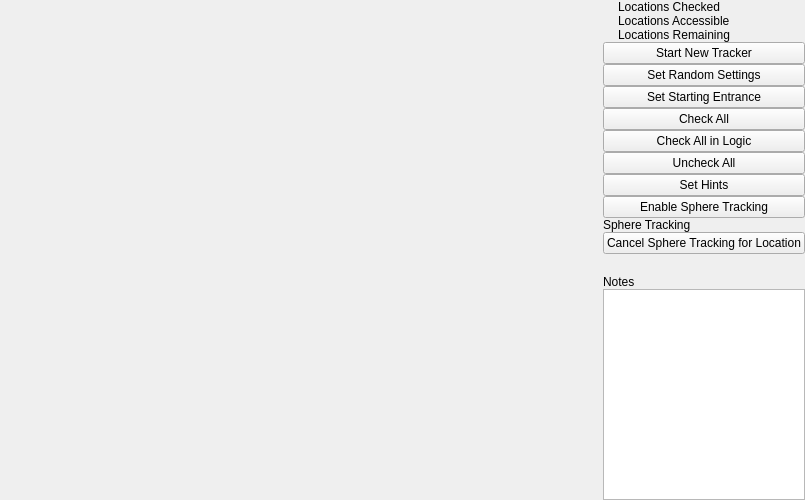
      <widget class="QWidget" name="tracker_tab">
       <property name="styleSheet">
        <string notr="true">background: black;

QPushButton {
  background: gray;
}</string>
       </property>
       <attribute name="title">
        <string>Tracker</string>
       </attribute>
       <layout class="QGridLayout" name="gridLayout" columnstretch="2,1,1">
        <property name="leftMargin">
         <number>0</number>
        </property>
        <property name="topMargin">
         <number>0</number>
        </property>
        <property name="rightMargin">
         <number>0</number>
        </property>
        <property name="bottomMargin">
         <number>0</number>
        </property>
        <property name="horizontalSpacing">
         <number>3</number>
        </property>
        <property name="verticalSpacing">
         <number>0</number>
        </property>
        <item row="0" column="0">
         <layout class="QVBoxLayout" name="inventory_layout" stretch="1,3,3">
          <item>
           <layout class="QHBoxLayout" name="dungeon_inventory_layout" stretch="0,0,0,0,0,0,0">
            <property name="spacing">
             <number>2</number>
            </property>
            <item>
             <layout class="QVBoxLayout" name="dungeon_sv_layout">
              <property name="spacing">
               <number>1</number>
              </property>
              <property name="sizeConstraint">
               <enum>QLayout::SizeConstraint::SetDefaultConstraint</enum>
              </property>
              <item>
               <layout class="QHBoxLayout" name="dungeon_sv_keys_layout">
                <property name="spacing">
                 <number>1</number>
                </property>
                <property name="sizeConstraint">
                 <enum>QLayout::SizeConstraint::SetDefaultConstraint</enum>
                </property>
               </layout>
              </item>
             </layout>
            </item>
            <item>
             <layout class="QVBoxLayout" name="dungeon_et_layout">
              <property name="spacing">
               <number>1</number>
              </property>
              <property name="sizeConstraint">
               <enum>QLayout::SizeConstraint::SetDefaultConstraint</enum>
              </property>
              <item>
               <layout class="QHBoxLayout" name="dungeon_et_keys_layout">
                <property name="spacing">
                 <number>1</number>
                </property>
               </layout>
              </item>
             </layout>
            </item>
            <item>
             <layout class="QVBoxLayout" name="dungeon_lmf_layout">
              <property name="spacing">
               <number>1</number>
              </property>
              <property name="sizeConstraint">
               <enum>QLayout::SizeConstraint::SetDefaultConstraint</enum>
              </property>
              <item>
               <layout class="QHBoxLayout" name="dungeon_lmf_keys_layout">
                <property name="spacing">
                 <number>1</number>
                </property>
               </layout>
              </item>
             </layout>
            </item>
            <item>
             <layout class="QVBoxLayout" name="dungeon_ac_layout">
              <property name="spacing">
               <number>1</number>
              </property>
              <property name="sizeConstraint">
               <enum>QLayout::SizeConstraint::SetDefaultConstraint</enum>
              </property>
              <item>
               <layout class="QHBoxLayout" name="dungeon_ac_keys_layout">
                <property name="spacing">
                 <number>1</number>
                </property>
               </layout>
              </item>
             </layout>
            </item>
            <item>
             <layout class="QVBoxLayout" name="dungeon_ssh_layout">
              <property name="spacing">
               <number>1</number>
              </property>
              <property name="sizeConstraint">
               <enum>QLayout::SizeConstraint::SetDefaultConstraint</enum>
              </property>
              <item>
               <layout class="QHBoxLayout" name="dungeon_ssh_keys_layout">
                <property name="spacing">
                 <number>1</number>
                </property>
               </layout>
              </item>
             </layout>
            </item>
            <item>
             <layout class="QVBoxLayout" name="dungeon_fs_layout">
              <property name="spacing">
               <number>1</number>
              </property>
              <property name="sizeConstraint">
               <enum>QLayout::SizeConstraint::SetDefaultConstraint</enum>
              </property>
              <item>
               <layout class="QHBoxLayout" name="dungeon_fs_keys_layout">
                <property name="spacing">
                 <number>1</number>
                </property>
               </layout>
              </item>
             </layout>
            </item>
            <item>
             <layout class="QVBoxLayout" name="dungeon_sk_layout">
              <property name="spacing">
               <number>1</number>
              </property>
              <property name="sizeConstraint">
               <enum>QLayout::SizeConstraint::SetDefaultConstraint</enum>
              </property>
              <item>
               <layout class="QHBoxLayout" name="dungeon_sk_keys_layout">
                <property name="spacing">
                 <number>1</number>
                </property>
                <property name="sizeConstraint">
                 <enum>QLayout::SizeConstraint::SetDefaultConstraint</enum>
                </property>
               </layout>
              </item>
             </layout>
            </item>
           </layout>
          </item>
          <item>
           <layout class="QGridLayout" name="middle_inventory_layout" columnstretch="2,10,4">
            <item row="0" column="1">
             <layout class="QGridLayout" name="inventory_b_wheel_layout">
              <property name="spacing">
               <number>1</number>
              </property>
             </layout>
            </item>
            <item row="0" column="0">
             <layout class="QVBoxLayout" name="inventory_sword_layout"/>
            </item>
            <item row="0" column="2">
             <layout class="QVBoxLayout" name="inventory_tablet_layout"/>
            </item>
           </layout>
          </item>
          <item>
           <layout class="QGridLayout" name="lower_inventory_layout">
            <property name="spacing">
             <number>1</number>
            </property>
           </layout>
          </item>
         </layout>
        </item>
        <item row="0" column="2">
         <layout class="QVBoxLayout" name="tracker_info_layout" stretch="55,45">
          <property name="sizeConstraint">
           <enum>QLayout::SizeConstraint::SetDefaultConstraint</enum>
          </property>
          <item>
           <layout class="QVBoxLayout" name="tracker_info_top_half_layout">
            <item>
             <layout class="QGridLayout" name="tracker_statistics_grid" rowstretch="0,0,0" columnstretch="4,50">
              <property name="sizeConstraint">
               <enum>QLayout::SizeConstraint::SetDefaultConstraint</enum>
              </property>
              <item row="2" column="1">
               <widget class="QLabel" name="tracker_stats_remaining_label">
                <property name="text">
                 <string>Locations Remaining</string>
                </property>
               </widget>
              </item>
              <item row="2" column="0">
               <widget class="QLabel" name="tracker_stats_remaining">
                <property name="sizePolicy">
                 <sizepolicy hsizetype="Expanding" vsizetype="Preferred">
                  <horstretch>0</horstretch>
                  <verstretch>0</verstretch>
                 </sizepolicy>
                </property>
                <property name="text">
                 <string/>
                </property>
                <property name="alignment">
                 <set>Qt::AlignmentFlag::AlignRight|Qt::AlignmentFlag::AlignTrailing|Qt::AlignmentFlag::AlignVCenter</set>
                </property>
               </widget>
              </item>
              <item row="0" column="0">
               <widget class="QLabel" name="tracker_stats_checked">
                <property name="sizePolicy">
                 <sizepolicy hsizetype="Expanding" vsizetype="Preferred">
                  <horstretch>0</horstretch>
                  <verstretch>0</verstretch>
                 </sizepolicy>
                </property>
                <property name="text">
                 <string/>
                </property>
                <property name="alignment">
                 <set>Qt::AlignmentFlag::AlignRight|Qt::AlignmentFlag::AlignTrailing|Qt::AlignmentFlag::AlignVCenter</set>
                </property>
               </widget>
              </item>
              <item row="1" column="0">
               <widget class="QLabel" name="tracker_stats_accessible">
                <property name="sizePolicy">
                 <sizepolicy hsizetype="Expanding" vsizetype="Preferred">
                  <horstretch>0</horstretch>
                  <verstretch>0</verstretch>
                 </sizepolicy>
                </property>
                <property name="text">
                 <string/>
                </property>
                <property name="alignment">
                 <set>Qt::AlignmentFlag::AlignRight|Qt::AlignmentFlag::AlignTrailing|Qt::AlignmentFlag::AlignVCenter</set>
                </property>
               </widget>
              </item>
              <item row="1" column="1">
               <widget class="QLabel" name="tracker_stats_accessible_label">
                <property name="sizePolicy">
                 <sizepolicy hsizetype="Minimum" vsizetype="Preferred">
                  <horstretch>0</horstretch>
                  <verstretch>0</verstretch>
                 </sizepolicy>
                </property>
                <property name="text">
                 <string>Locations Accessible</string>
                </property>
               </widget>
              </item>
              <item row="0" column="1">
               <widget class="QLabel" name="tracker_stats_checked_label">
                <property name="text">
                 <string>Locations Checked</string>
                </property>
               </widget>
              </item>
             </layout>
            </item>
            <item>
             <widget class="QPushButton" name="start_new_tracker_button">
              <property name="sizePolicy">
               <sizepolicy hsizetype="Minimum" vsizetype="Fixed">
                <horstretch>0</horstretch>
                <verstretch>0</verstretch>
               </sizepolicy>
              </property>
              <property name="text">
               <string>Start New Tracker</string>
              </property>
             </widget>
            </item>
            <item>
             <widget class="QPushButton" name="set_random_settings_button">
              <property name="sizePolicy">
               <sizepolicy hsizetype="Minimum" vsizetype="Fixed">
                <horstretch>0</horstretch>
                <verstretch>0</verstretch>
               </sizepolicy>
              </property>
              <property name="text">
               <string>Set Random Settings</string>
              </property>
             </widget>
            </item>
            <item>
             <widget class="QPushButton" name="set_starting_entrance_button">
              <property name="sizePolicy">
               <sizepolicy hsizetype="Minimum" vsizetype="Fixed">
                <horstretch>0</horstretch>
                <verstretch>0</verstretch>
               </sizepolicy>
              </property>
              <property name="text">
               <string>Set Starting Entrance</string>
              </property>
             </widget>
            </item>
            <item>
             <widget class="QPushButton" name="check_all_button">
              <property name="text">
               <string>Check All</string>
              </property>
             </widget>
            </item>
            <item>
             <widget class="QPushButton" name="check_all_in_logic_button">
              <property name="text">
               <string>Check All in Logic</string>
              </property>
             </widget>
            </item>
            <item>
             <widget class="QPushButton" name="uncheck_all_button">
              <property name="text">
               <string>Uncheck All</string>
              </property>
             </widget>
            </item>
            <item>
             <widget class="QPushButton" name="set_hints_button">
              <property name="text">
               <string>Set Hints</string>
              </property>
             </widget>
            </item>
            <item>
             <widget class="TrackerToggleSTButton" name="toggle_sphere_tracking_button">
              <property name="text">
               <string>Enable Sphere Tracking</string>
              </property>
             </widget>
            </item>
            <item>
             <widget class="QLabel" name="tracker_sphere_tracking_label">
              <property name="text">
               <string>Sphere Tracking</string>
              </property>
             </widget>
            </item>
            <item>
             <widget class="QPushButton" name="cancel_sphere_tracking_button">
              <property name="text">
               <string>Cancel Sphere Tracking for Location</string>
              </property>
             </widget>
            </item>
            <item>
             <spacer name="tracker_info_layout_spacer">
              <property name="orientation">
               <enum>Qt::Orientation::Vertical</enum>
              </property>
              <property name="sizeHint" stdset="0">
               <size>
                <width>20</width>
                <height>40</height>
               </size>
              </property>
             </spacer>
            </item>
           </layout>
          </item>
          <item>
           <layout class="QVBoxLayout" name="tracker_info_bottom_half">
            <item>
             <widget class="QLabel" name="tracker_notes_label">
              <property name="text">
               <string>Notes</string>
              </property>
             </widget>
            </item>
            <item>
             <widget class="QTextEdit" name="tracker_notes_textedit"/>
            </item>
           </layout>
          </item>
         </layout>
        </item>
        <item row="0" column="1">
         <layout class="QVBoxLayout" name="tracker_map_layout">
          <item>
           <widget class="QWidget" name="map_widget" native="true">
            <property name="sizePolicy">
             <sizepolicy hsizetype="Fixed" vsizetype="Fixed">
              <horstretch>0</horstretch>
              <verstretch>0</verstretch>
             </sizepolicy>
            </property>
            <property name="minimumSize">
             <size>
              <width>546</width>
              <height>300</height>
             </size>
            </property>
           </widget>
          </item>
          <item>
           <layout class="QHBoxLayout" name="tracker_locations_info_layout"/>
          </item>
          <item>
           <widget class="QScrollArea" name="tracker_locations_scroll_area">
            <property name="sizePolicy">
             <sizepolicy hsizetype="Maximum" vsizetype="Expanding">
              <horstretch>0</horstretch>
              <verstretch>0</verstretch>
             </sizepolicy>
            </property>
            <property name="maximumSize">
             <size>
              <width>546</width>
              <height>16777215</height>
             </size>
            </property>
            <property name="frameShape">
             <enum>QFrame::Shape::NoFrame</enum>
            </property>
            <property name="lineWidth">
             <number>0</number>
            </property>
            <property name="widgetResizable">
             <bool>true</bool>
            </property>
            <widget class="QWidget" name="tracker_locations_scroll_widget">
             <property name="geometry">
              <rect>
               <x>0</x>
               <y>0</y>
               <width>100</width>
               <height>30</height>
              </rect>
             </property>
             <property name="maximumSize">
              <size>
               <width>546</width>
               <height>16777215</height>
              </size>
             </property>
             <layout class="QHBoxLayout" name="tracker_locations_scroll_layout">
              <property name="spacing">
               <number>0</number>
              </property>
              <property name="leftMargin">
               <number>0</number>
              </property>
              <property name="topMargin">
               <number>0</number>
              </property>
              <property name="rightMargin">
               <number>0</number>
              </property>
              <property name="bottomMargin">
               <number>0</number>
              </property>
             </layout>
            </widget>
           </widget>
          </item>
         </layout>
        </item>
       </layout>
      </widget>
